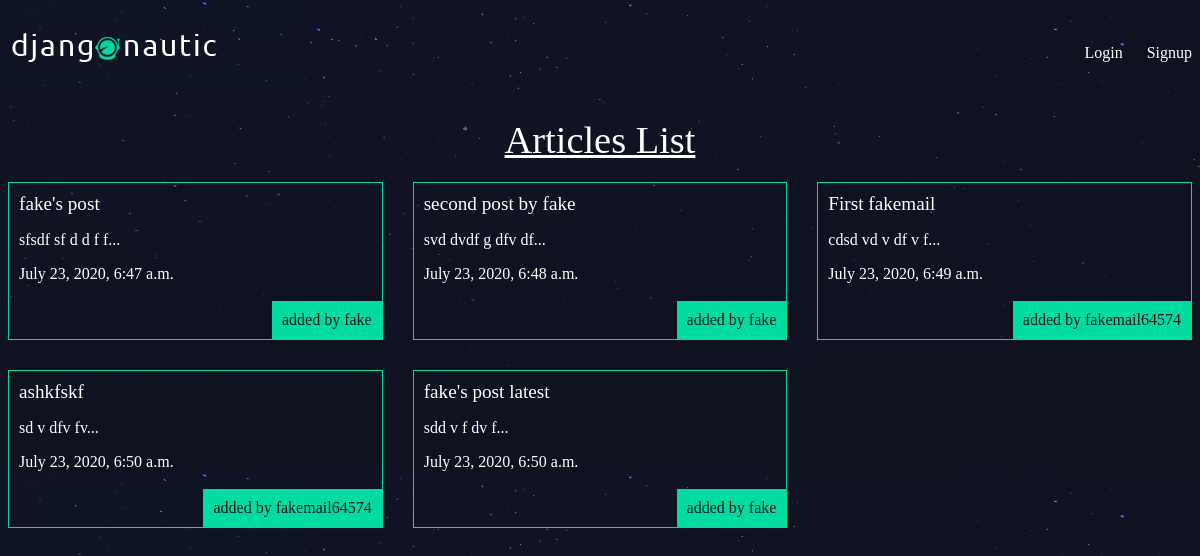
The app's page /articles/ with its own data.
### articles/models.py (models this page shows, shortened)
class Article(models.Model):
    title = models.CharField(max_length=100)
    slug = models.SlugField(unique=True)
    body = models.TextField()
    date = models.DateTimeField(auto_now_add=True)
    thumb = models.ImageField(default='default.png', blank=True)
    author = models.ForeignKey(User, on_delete=models.CASCADE, default=None)
    def snippet(self):
        return self.body[:100] + '...'

### articles/views.py (the view)
# urls.py: path('', views.article_list, name='list'),
def article_list(request):
    articles = Article.objects.all().order_by('date')
    return render(request, "articles/article_list.html", {'articles': articles})

### articles/templates/articles/article_list.html
{% extends 'base_layout.html' %}
{% block content %}
    <h1>Articles List</h1>
    <div class="articles">
        {% for article in articles %}
            <div class="article">
                <h2><a href="articles/{{article.slug}}">{{article.title }}</a> </h2>
                <p>{{article.snippet }}</p>
                <p>{{article.date }}</p>
                <p class="author">added by {{article.author.username}}</p>
            </div>
        {% endfor %}
    </div>
{% endblock %}

### templates/base_layout.html (shortened to what this page needs)
{% load static %}
<!DOCTYPE html>
<html lang="en">
<head>
    <link rel="stylesheet" href="{% static 'styles.css' %}">
</head>
<body>
    <header class="wrapper">
        <h1><a href="{% url 'home' %}"><img src="{% static 'logo.png' %}" alt="Articles"></a></h1>
        <nav>
            <ul>
                {% if user.is_authenticated %}
                    <li>
                        <form class="logout-link" action="{% url 'accounts:logout' %}" method="post">
                            {% csrf_token %}
                            <input type="submit" value="Logout">
                        </form>
                    </li>
                    <li>
                        <a href="{% url 'articles:create' %}" class="highlight">New Article</a>
                    </li>
                {% else %}
                    <li>
                        <a href="{% url 'accounts:login' %}">Login</a>
                    </li>
                    <li>
                        <a href="{% url 'accounts:signup' %}">Signup</a>
                    </li>
                {% endif %}
            </ul>
        </nav>
    </header>
    <div class="wrapper">
        {% block content %}
        {% endblock %}
    </div>
</body>
</html>

### static/styles.css (style rules this page uses)
body { background-color: #0f121f; background-image: url(stars.png); background-repeat-y: no-repeat; color: #fff; }
body * { font-family: Ubuntu; }
h1, h2, h3, h4, h5 { font-weight: normal; margin: 0; }
a, a:hover, a:visited { color: #fff; text-decoration: none; }
.wrapper { margin: 0 auto; max-width: 960 px; }
div.wrapper h1 { text-align: center; margin: 20px auto; text-decoration: underline; font-size: 2.4em; }
header { display:grid; grid-template-columns: 1fr 1fr; padding: 20px 0; }
nav { justify-self: end; }
nav li { display:inline-block; margin-left: 20px; }
.articles { display:grid; grid-template-columns:1fr 1fr 1fr; grid-gap: 30px; }
.article { padding:10px; border:1px solid #00dba0; position: relative; padding-bottom: 40px; }
.article h2 { font-size: 1.2em; }
.article .author { padding:10px; background: #00dba0; position: absolute; right: 0; bottom: 0; margin: 0; color: #0f121f; }

### records on screen
Article: title "fake's post", snippet "sfsdf sf d d f f...", date "July 23, 2020, 6:47 a.m.", author.username "fake"
Article: title "second post by fake", snippet "svd dvdf g dfv df...", date "July 23, 2020, 6:48 a.m.", author.username "fake"
Article: title "First fakemail", snippet "cdsd vd v df v f...", date "July 23, 2020, 6:49 a.m.", author.username "fakemail64574"
Article: title "ashkfskf", snippet "sd v dfv fv...", date "July 23, 2020, 6:50 a.m.", author.username "fakemail64574"
Article: title "fake's post latest", snippet "sdd v f dv f...", date "July 23, 2020, 6:50 a.m.", author.username "fake"
